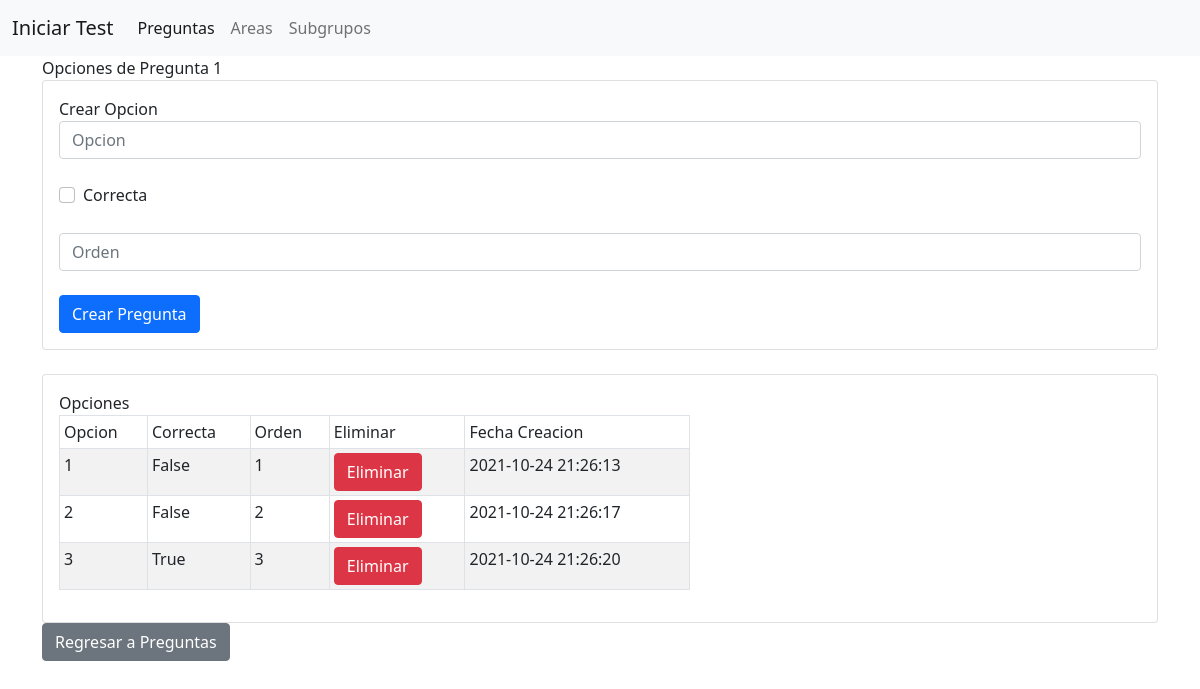
Page /opciones/1 (signed in) on the committed database.
### website/models.py (models this page shows)
class Preguntas(db.Model):
    id = db.Column(db.Integer, primary_key=True)
    pregunta_descripcion = db.Column(db.String)
    opciones = db.relationship('Opciones', backref='preg', passive_deletes=True)
    puntaje = db.Column(db.Float)
    tipo = db.Column(db.Boolean)
    fecha_creacion = db.Column(db.DateTime(timezone=True), default=func.now())
    area = db.Column(db.Integer, db.ForeignKey('areas.id', ondelete="CASCADE"), nullable=False)

class Opciones(db.Model):
    id = db.Column(db.Integer, primary_key=True)
    opcion = db.Column(db.String, nullable=False)
    correcta = db.Column(db.Boolean)
    orden = db.Column(db.Integer)
    pregunta = db.Column(db.Integer, db.ForeignKey('preguntas.id', ondelete="CASCADE"), nullable=False)
    fecha_creacion = db.Column(db.DateTime(timezone=True), default=func.now())
    respuesta = db.relationship('Respuestas', backref='respreg', passive_deletes=True)

### website/views.py (the view, shortened to what this page needs)
@views.route('/opciones/<id>', methods=['GET', 'POST'])
@login_required
def opciones(id):
    opciones = Opciones.query.filter_by(pregunta=id).order_by(Opciones.orden)
    preguntas = Preguntas.query.filter_by(id=id).first()
    return render_template('opciones.html', opciones=opciones, preguntas=preguntas, user=current_user)

### website/__init__.py (called while the page is built)
def create_app():
    db.init_app(app)
    from . views import views
    from . models import Opciones, Preguntas, Usuarios, Areas, Subgrupos, Admins
    create_database(app)
    app.register_blueprint(views, url_prefix="/")
    login_manager = LoginManager()
    login_manager.login_view = "views.login"
    login_manager.init_app(app)
    @login_manager.user_loader
    def load_user(id):
        return Admins.query.get(int(id))
    return app

### website/templates/opciones.html (shortened to what this page needs)
{% extends "base.html" %} {% block title %}Opciones{% endblock %} {% block content %}
{% block header %}Opciones de {{ preguntas.pregunta_descripcion }}{% endblock %}
<div class="card card-body">
    Crear Opcion
    <form method="POST">
        <div class="form-group">
            <input type="text" name="opcion" placeholder="Opcion" class="form-control" required>
        </div>
        <div class="form-check">
            <input class="form-check-input" type="checkbox" name="correcta" id="correcta">
            <label class="form-check-label" for="correcta">
                Correcta
            </label>
        </div>
        <div class="form-group">
            <input type="number" name="orden" placeholder="Orden" class="form-control" required>
        </div>
        <div class="form-group">
            <button type="submit" class="btn btn-primary btn-block">Crear Pregunta</button>
        </div>
    </form>
</div>
<br>
<div class="card card-body">
    Opciones
    <div class="col-md-7">
        <table class="table table-striped table-bordered table-sm">
            <thead>
                <tr>
                    <td>Opcion</td>
                    <td>Correcta</td>
                    <td>Orden</td>
                    <td>Eliminar</td>
                    <td>Fecha Creacion</td>
                </tr>
            </thead>
            <tbody>
                {% for opcion in opciones %}
                    <tr>
                        <td>{{ opcion.opcion }}</td>
                        <td>{{ opcion.correcta }}</td>
                        <td>{{ opcion.orden }}</td>
                        <td>
							<a href="/delete-opcion/{{opcion.id}}" class="btn btn-danger btn-delete">Eliminar</a>
						</td>
                        <td>{{ opcion.fecha_creacion }}</td>
                    </tr>
                {% endfor %}
            </tbody>
        </table>
    </div>
</div>
<div>
    <a href="/preguntas" class="btn btn-secondary">Regresar a Preguntas</a>
</div>
{% endblock %}

### rows in the picture
Preguntas: pregunta_descripcion "Pregunta 1"
Opciones: opcion "1", correcta "False", orden "1", fecha_creacion "2021-10-24 21:26:13"
Opciones: opcion "2", correcta "False", orden "2", fecha_creacion "2021-10-24 21:26:17"
Opciones: opcion "3", correcta "True", orden "3", fecha_creacion "2021-10-24 21:26:20"
